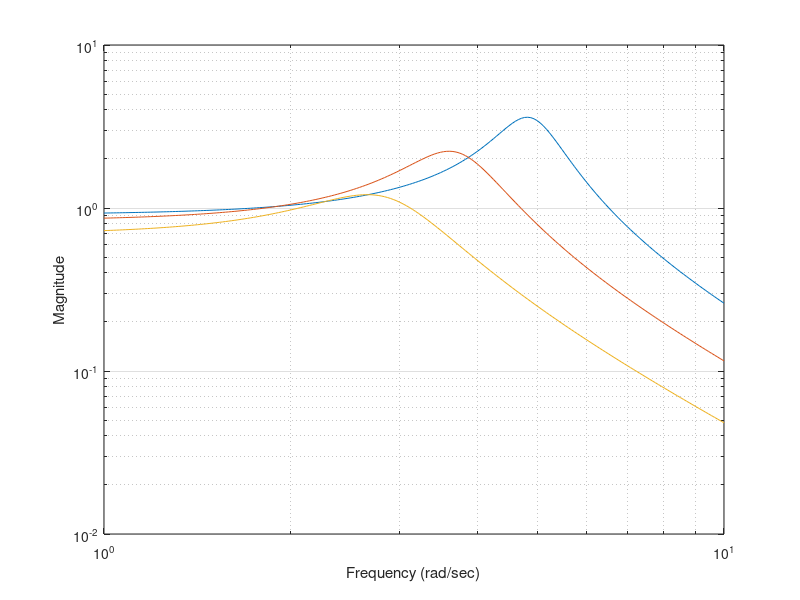

MATLAB code for this plot:
% Chapter 9: Figure 9.48

%

%   Remotely controlled vehicle closed-loop system

%   Bode plot for K=4.44, 10, and 20.

%

w=logspace(0,1,200); K=[20,10,4.44];

%

for i=1:3

 numgc=K(i)*[1 2]; dengc=[1 1]; sysgc=tf(numgc,dengc);

 numg=[1]; deng=[1 2 4]; sysg=tf(numg,deng);

 syss=series(sysgc,sysg); sys=feedback(syss,[1]);

 [mag,phase,w]=bode(sys,w);

 mag_save(i,:)=mag(:,1,:);

end

%

loglog(w,mag_save(1,:),w,mag_save(2,:),w,mag_save(3,:))

xlabel('Frequency (rad/sec)'), ylabel('Magnitude'), grid on



 
